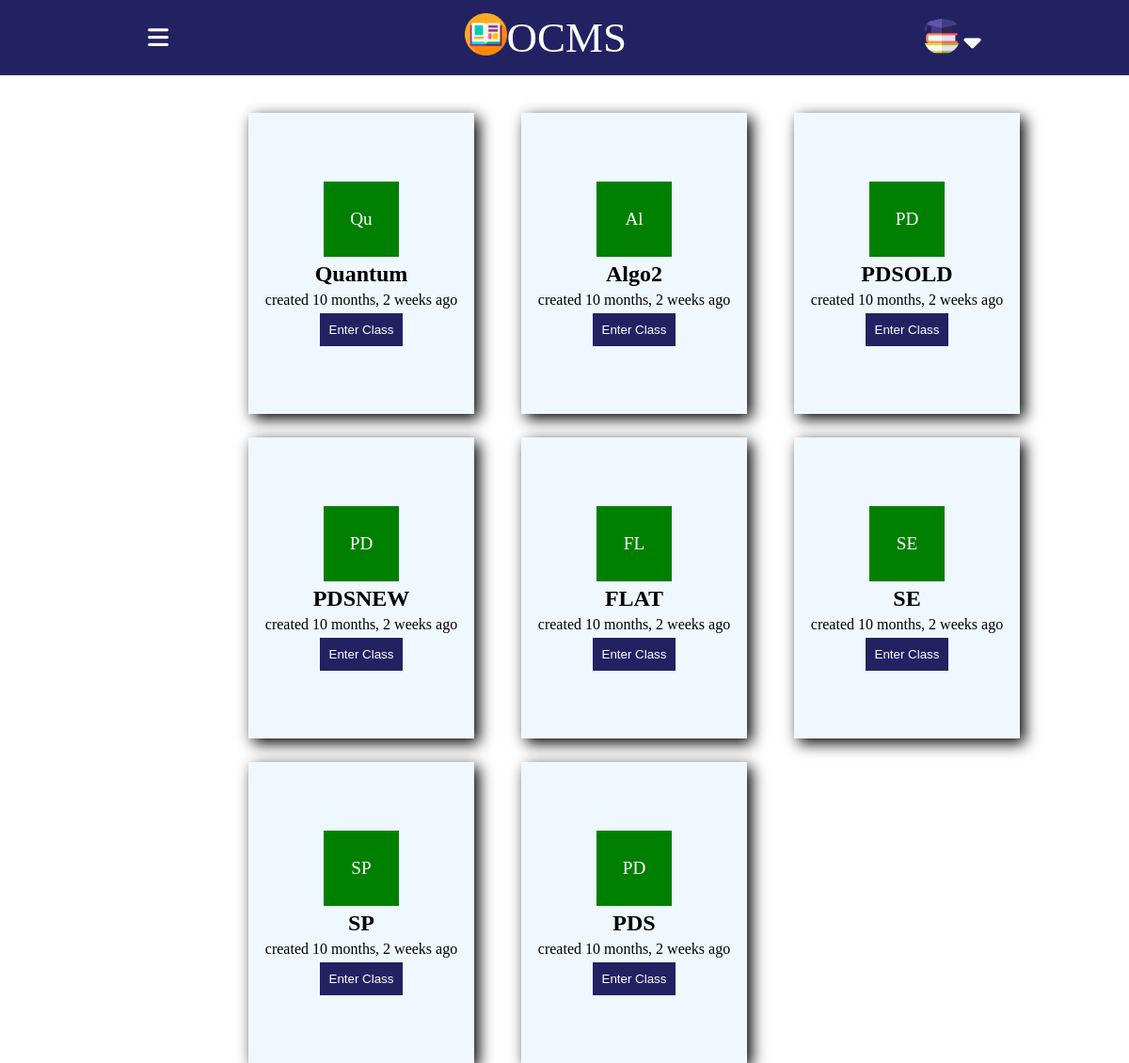
Screenshot of /teacher_room/ (signed in) with the database file from the repository.
### base/models.py (models this page shows, shortened)
class Room(models.Model):
    course_id=models.CharField(max_length=100)
    teacher=models.CharField(max_length=100)
    name = models.CharField(max_length=200) #set it to host.subject_name during declaration by default
    description = models.TextField(null=True, blank=True)
    avatar = models.ImageField(null=True, default="avatar.svg")
    room_code=models.CharField(max_length=100)
    updated = models.DateTimeField(auto_now=True)
    created = models.DateTimeField(auto_now_add=True)
    class Meta:
        ordering = ['-updated', '-created']

### base/views.py (the view)
# urls.py: path("teacher_room/",views.teacher_room,name="teacher-room"),
@login_required(login_url='check')
def teacher_room(request):
    Teacher_User=get_object_or_404(Teacher, user=request.user)
    rooms=Teacher_User.rooms.all
    context={'rooms':rooms}
    return render(request,'base/teacher_room.html',context)

### base/templates/base/teacher_room.html (shortened to what this page needs)
{% load static %}
<!DOCTYPE html>
<html lang="en">
<head>
    <link rel="stylesheet" href="{% static 'styles/join_room.css' %}">
</head>
<body>
    <div class="nav">
        <i id="dropdown" class=" dropdown fa-solid fa-bars"></i>
     <div class="logo"><img src="{% static 'images/1414305.png' %}" class="img">
        <p style="font-size: 45px;">OCMS</p></div>
        <div class="profile">
            <img src="{% static 'images/4430487.png' %}" class="pic">
            <i class="dropdowm-icon fa-solid fa-caret-down"></i>
        </div>
    </div>
<div class="wrapper2">
    <div id="classinfo" class="classinfo">
        {% for room in rooms %}
        <div class="card card1">
        <div class="classicon">
            {{ room.name|slice:":2" }}
        </div>
          <h2>{{room.name}}</h2>
          <p>created {{room.created | timesince}} ago</p>
         <button  type="submit"><a href="{% url 'troom' room.id %}">Enter Class</a></button>
        </div>
        {% endfor %}
</div>
</div>
</body>
</html>

### static/styles/join_room.css (style rules this page uses)
* { margin: 0; border: 0; box-sizing: border-box; }
body { height: 100vh; width: 100vw; display: flex; flex-direction: column; }
.img { height: 45px; }
.nav { width: 100vw; height: 10vh; background-color:rgb(34, 34, 99); position: absolute; top:0; display: flex; justify-content: space-around; align-items: center; color: white; }
.pic { height: 40px; width: 40px; border-radius: 50%; }
.dropdowm-icon { position: relative; bottom:3px; font-size: 29px; color: white; }
.logo { display: flex; }
.dropdown { font-size: 25px; }
.wrapper2 { display: flex; flex-direction: column; position: relative; position: absolute; top:15vh; left: 22vw; }
.classicon { height: 80px; width: 80px; background-color: green; display: flex; justify-content: center; align-items: center; color: white; font-size: larger; }
.classinfo { display: grid; grid-template-columns: 1fr 1fr 1fr; gap: 15px; column-gap: 50px; row-gap: 25px; }
.classinfo .card { height: 40vh; width: 20vw; background-color: aliceblue; display: flex; gap: 5px; box-shadow: 5px 5px 15px; flex-direction: column; justify-content: center; align-items: center; transition: transform; transition-duration: 1.5s; }
.card button a { text-decoration: none; color: white; }
.card button { padding: 10px; border: none; background-color: rgb(34, 34, 99); color: white; }

### rows the page displays
Room: name "Qu", name "Quantum", created "10 months, 2 weeks"
Room: name "Al", name "Algo2", created "10 months, 2 weeks"
Room: name "PD", name "PDSOLD", created "10 months, 2 weeks"
Room: name "PD", name "PDSNEW", created "10 months, 2 weeks"
Room: name "FL", name "FLAT", created "10 months, 2 weeks"
Room: name "SE", created "10 months, 2 weeks"
Room: name "SP", created "10 months, 2 weeks"
Room: name "PD", name "PDS", created "10 months, 2 weeks"
